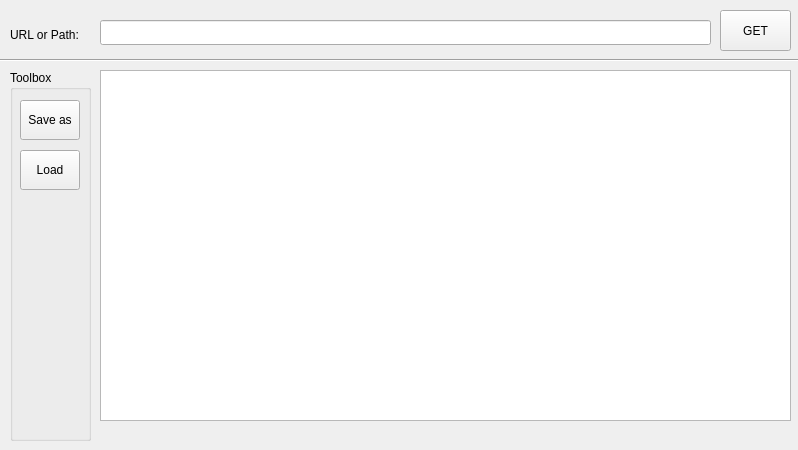
<?xml version="1.0" encoding="UTF-8"?>
<ui version="4.0">
 <class>mainUI</class>
 <widget class="QWidget" name="mainUI">
  <property name="geometry">
   <rect>
    <x>0</x>
    <y>0</y>
    <width>798</width>
    <height>450</height>
   </rect>
  </property>
  <property name="sizePolicy">
   <sizepolicy hsizetype="Expanding" vsizetype="Expanding">
    <horstretch>33</horstretch>
    <verstretch>0</verstretch>
   </sizepolicy>
  </property>
  <property name="focusPolicy">
   <enum>Qt::NoFocus</enum>
  </property>
  <property name="windowTitle">
   <string>Count Reaction Facebook</string>
  </property>
  <widget class="QGroupBox" name="groupBox">
   <property name="geometry">
    <rect>
     <x>10</x>
     <y>70</y>
     <width>81</width>
     <height>371</height>
    </rect>
   </property>
   <property name="title">
    <string>Toolbox</string>
   </property>
   <widget class="QPushButton" name="saveButton">
    <property name="geometry">
     <rect>
      <x>10</x>
      <y>30</y>
      <width>60</width>
      <height>40</height>
     </rect>
    </property>
    <property name="text">
     <string>Save as</string>
    </property>
   </widget>
   <widget class="QPushButton" name="loadButton">
    <property name="geometry">
     <rect>
      <x>10</x>
      <y>80</y>
      <width>60</width>
      <height>40</height>
     </rect>
    </property>
    <property name="text">
     <string>Load</string>
    </property>
   </widget>
  </widget>
  <widget class="QLabel" name="label">
   <property name="geometry">
    <rect>
     <x>10</x>
     <y>20</y>
     <width>84</width>
     <height>29</height>
    </rect>
   </property>
   <property name="text">
    <string>URL or Path:</string>
   </property>
  </widget>
  <widget class="QLineEdit" name="linkText">
   <property name="geometry">
    <rect>
     <x>100</x>
     <y>20</y>
     <width>611</width>
     <height>25</height>
    </rect>
   </property>
   <property name="text">
    <string/>
   </property>
  </widget>
  <widget class="QPushButton" name="getButton">
   <property name="geometry">
    <rect>
     <x>720</x>
     <y>10</y>
     <width>71</width>
     <height>41</height>
    </rect>
   </property>
   <property name="sizePolicy">
    <sizepolicy hsizetype="Preferred" vsizetype="Preferred">
     <horstretch>0</horstretch>
     <verstretch>0</verstretch>
    </sizepolicy>
   </property>
   <property name="text">
    <string>GET</string>
   </property>
  </widget>
  <widget class="QTableWidget" name="displayTable">
   <property name="geometry">
    <rect>
     <x>100</x>
     <y>70</y>
     <width>691</width>
     <height>351</height>
    </rect>
   </property>
  </widget>
  <widget class="QLabel" name="statusLable">
   <property name="geometry">
    <rect>
     <x>10</x>
     <y>430</y>
     <width>771</width>
     <height>17</height>
    </rect>
   </property>
   <property name="text">
    <string/>
   </property>
  </widget>
  <widget class="Line" name="line">
   <property name="geometry">
    <rect>
     <x>-10</x>
     <y>50</y>
     <width>811</width>
     <height>20</height>
    </rect>
   </property>
   <property name="orientation">
    <enum>Qt::Horizontal</enum>
   </property>
  </widget>
 </widget>
 <resources/>
 <connections/>
</ui>
